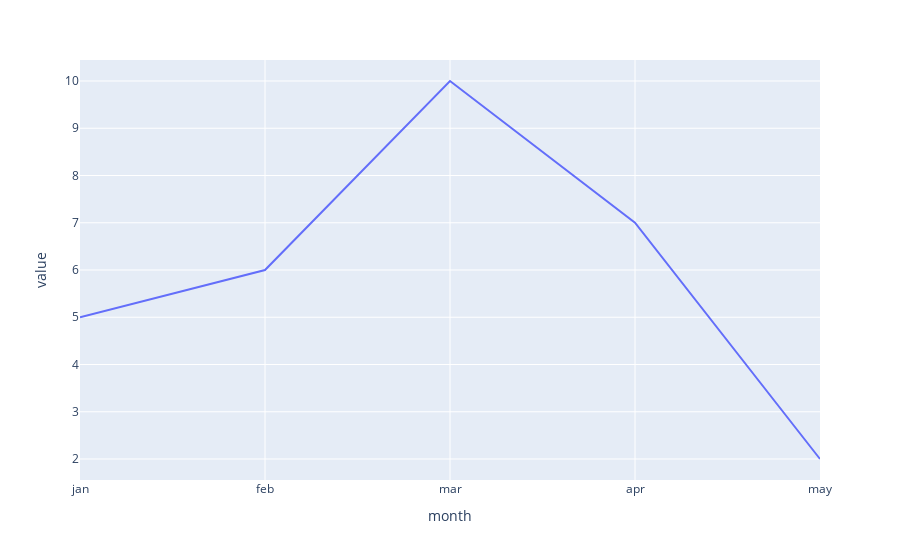

Notebook source saved alongside this figure:
### Code cell
px.line(df, x="month", y = "value")

### Figure 1 — Plotly figure (JSON) as saved in the notebook; plotly's stock layout.template omitted (floating-point values rounded to 4 significant figures)
{"data": [{"hovertemplate": "month=%{x}<br>value=%{y}<extra></extra>", "legendgroup": "", "line": {"color": "#636efa", "dash": "solid"}, "marker": {"symbol": "circle"}, "mode": "lines", "name": "", "orientation": "v", "showlegend": false, "type": "scatter", "x": ["jan", "feb", "mar", "apr", "may"], "xaxis": "x", "y": [5, 6, 10, 7, 2], "yaxis": "y"}], "layout": {"legend": {"tracegroupgap": 0}, "margin": {"t": 60}, "xaxis": {"anchor": "y", "domain": [0, 1], "title": {"text": "month"}}, "yaxis": {"anchor": "x", "domain": [0, 1], "title": {"text": "value"}}}}
